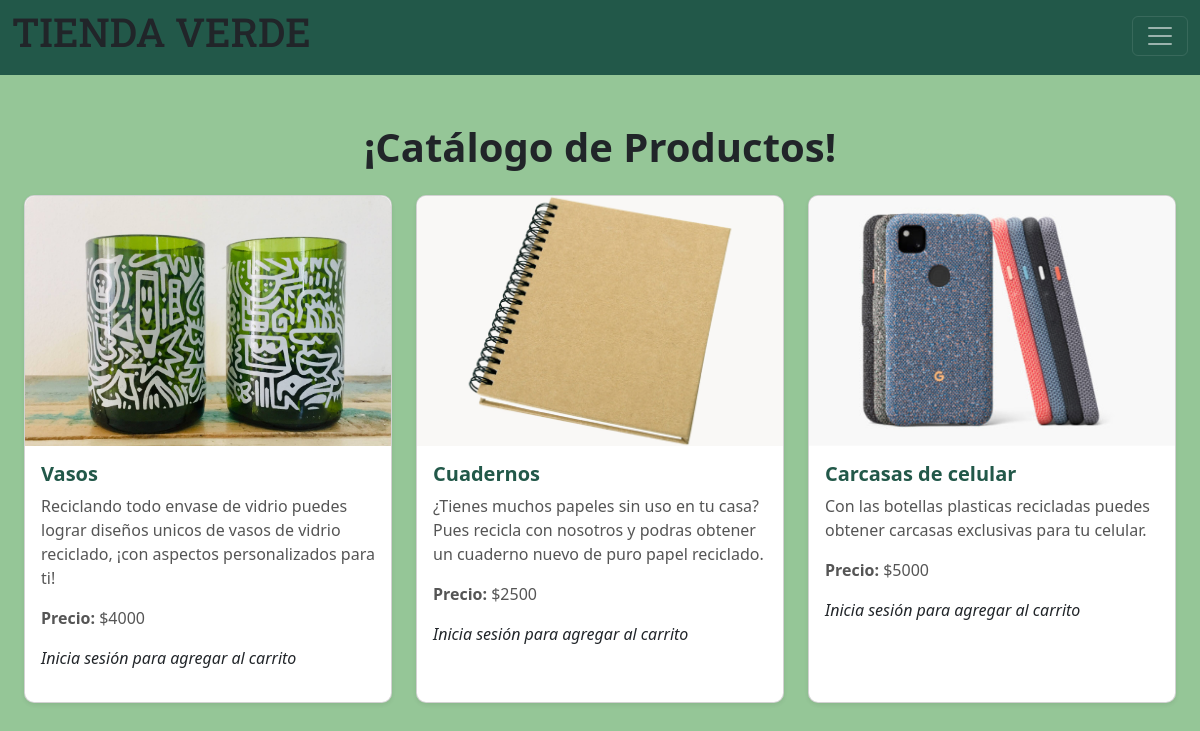
Screenshot of /catalogo/ with the database file from the repository.
### core/models.py (models this page shows, shortened)
class Producto(models.Model):
    productoID = models.CharField(max_length=50, primary_key=True)
    nombre = models.CharField(max_length=100)
    precio = models.IntegerField()
    descripcion = models.TextField()
    imagen = models.ImageField(upload_to='productos/', null=True, blank=True)

### core/views.py (the view)
# urls.py: path('catalogo/', catalogo, name='catalogo'),
def catalogo(request):
    productos = Producto.objects.all()
    return render(request, 'core/catalogo.html', {'productos': productos})

### core/templates/core/catalogo.html
{% extends "core/base.html" %}
{% block content %}
<div class="container-fluid mt-5">
    <h1 class="text-center mb-4"><strong>¡Catálogo de Productos!</strong></h1>
    <div class="row">
        {% for producto in productos %}
        <div id= "colcat" class="col-md-4 mb-4">
            <div class="card h-100 shadow-sm">
                <img src="{{ producto.imagen.url }}" class="card-img-top" alt="{{ producto.nombre }}" style="height: 250px; object-fit: cover;">
                <div class="card-body">
                    <h5 class="card-title">{{ producto.nombre }}</h5>
                    <p class="card-text">{{ producto.descripcion }}</p>
                    <p class="card-text"><strong>Precio:</strong> ${{ producto.precio }}</p>
                    {% if user.is_authenticated %}
                    <form action="{% url 'agregar_al_carrito' producto_id=producto.productoID %}" method="POST">
                        {% csrf_token %}
                        <button type="submit" class="btn btn-success">Agregar al Carrito</button>
                    </form>
                {% else %}
                    <p><em>Inicia sesión para agregar al carrito</em></p>
                {% endif %}
                </div>
            </div>
        </div>
        {% endfor %}
    </div>
</div>
{% endblock %}

### core/templates/core/base.html (shortened to what this page needs)
{% load static %}
<!DOCTYPE html>
<html lang="en">
<head>
    <link href="https://cdn.jsdelivr.net/npm/bootstrap@5.3.3/dist/css/bootstrap.min.css" rel="stylesheet">
    <link rel="stylesheet" href="{% static 'core/estilos.css' %}">
</head>
<body>
    <header>
        <nav class="navbar navbar-expand-xxl navbar-dark" style="background-color: #225849;">
            <div class="container-fluid">
                <h1 class="nomtienda">TIENDA VERDE</h1>
                <button class="navbar-toggler" type="button" data-bs-toggle="collapse" data-bs-target="#navbarNav" aria-controls="navbarNav" aria-expanded="false" aria-label="Toggle navigation">
                    <span class="navbar-toggler-icon"></span>
                </button>
            </div>
        </nav>
    </header>
    <div class="container-fluid">
        {% block content %}
        {% endblock %}
    </div>
</body>
</html>

### core/static/core/estilos.css (style rules this page uses)
* { margin: 0; padding: 0; }
body { background-color: #95C697 }
header { background-color: #225849; width: 100%; height: 75px; }
.nomtienda { font-family: "Roboto slab", sans-serif; text-align: center; }
.card { border-radius: 10px; box-shadow: 0px 4px 8px rgba(0, 0, 0, 0.2); }
#colcat { display: flex; justify-content: center; }
.card-img-top { border-top-left-radius: 10px; border-top-right-radius: 10px; }
.card-title { font-weight: bold; color: #225849; }
.card-text { color: #555; }

### rows the page displays
Producto: imagen (picture), nombre "Vasos", descripcion "Reciclando todo envase de vidrio puedes lograr diseños unicos de vasos de vidrio reciclado, ¡con aspectos personalizados para ti!", precio "4000"
Producto: imagen (picture), nombre "Cuadernos", descripcion "¿Tienes muchos papeles sin uso en tu casa? Pues recicla con nosotros y podras obtener un cuaderno nuevo de puro papel reciclado.", precio "2500"
Producto: imagen (picture), nombre "Carcasas de celular", descripcion "Con las botellas plasticas recicladas puedes obtener carcasas exclusivas para tu celular.", precio "5000"
